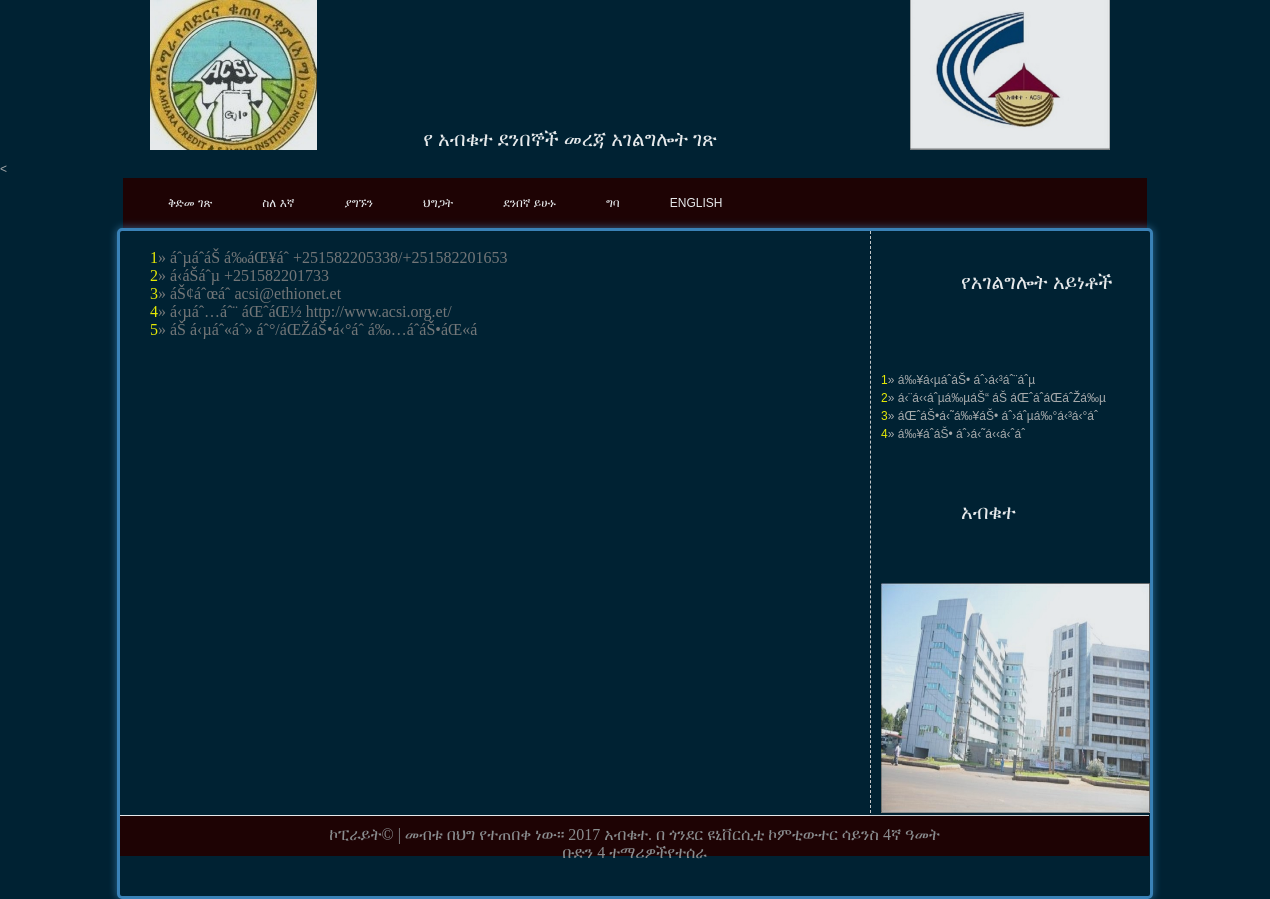
Page /contactam.php on the committed database.
### tables this page shows
CREATE TABLE IF NOT EXISTS `serv` (
  `info_id` int(11) NOT NULL AUTO_INCREMENT,
  `service` varchar(22) NOT NULL,
  `description` varchar(22) NOT NULL,
  `status` varchar(4) NOT NULL,
  PRIMARY KEY (`info_id`)
);

CREATE TABLE IF NOT EXISTS `contact_us` (
  `id` int(11) NOT NULL AUTO_INCREMENT,
  `icon` varchar(200) NOT NULL,
  `address` varchar(22) NOT NULL,
  `descrption` varchar(55) NOT NULL,
  `status` varchar(3) NOT NULL,
  PRIMARY KEY (`id`)
);

### contactam.php (the view, shortened to what this page needs)
<?php
include("headerindexam.php");
?>
   <div id="ACSI_menubar">
      < <?php
include("TopNavIndexAm.php");
?>
   <?php
include("leftsideam.php");
?>
      <div id="content" class="float_l"> <br/>
<?php
include("font.php");
?>
	 <?php
						$sel=mysql_query("select * from contact_us where  status = 'off'");
							$gets=mysql_fetch_array($sel);
							$num=1;
							echo '<font color=yellow > '.$num. '</font ></center>&raquo;
							' .$gets['address'].' '.$gets['descrption'].'<br/>';
							$num=2;
							while($gets=mysql_fetch_array($sel)){
							echo '<font color=yellow> '.$num. '</font>&raquo;
							' .$gets['address'].' '.$gets['descrption'].'<br/>';
							$num++;
							}
							?>
      </div>
     <?php
include("footerIndexam.php");
?>

### leftsideAm.php (shortened to what this page needs)
<div id="ACSI_main">
      <div id="sidebar" class="float_r">
        <div class="sidebar_box"><span class="bottom"></span>
          <h3> የአገልግሎት አይነቶች</h3>
          <div class="content"> <br/>
            <?php
						$sel=mysql_query("select * from serv where  status = 'off'");
							$gets=mysql_fetch_array($sel);
							$num=1;
							echo '<font color=yellow> '.$num. '</font>&raquo;  ' .$gets['service'].' '.$gets['description'].'<br/>';
							$num=2;
							while($gets=mysql_fetch_array($sel)){
							echo '<font color=yellow> '.$num. '</font>&raquo;  ' .$gets['service'].' '.$gets['description'].'<br/>';
							$num++;
							}
							?>
            <br/>
          </div>
          <h3>አብቁተ</h3><div class="content">
            <img src="images/aaaa.jpg" height="230" width='269'/>
          </div>
        </div>
      </div>

### Acsi.css (style rules this page uses)
body { margin: 0px; padding: 0px; color: #b9b9b9; font-family: verdana, arial, sans-serif; font-size: 12px; line-height: 1.5em; display:block; opacity : 0.90; -moz-opacity : 0.90; filter:alpha(opacity=90); z-index : 9998; background: #002233 url(../images/background.jg) repeat-x; background-repeat: repeat; }
h1, h2, h3, h4, h5, h6 { color: WHITE; font-weight: normal; }
h3 { font-size: 20px; margin: 0 0 20px; padding: 0; }
.float_l { float: left }
.float_r { float: right }
#ACSI_menubar { clear: both; width: 100%; height: 60px; background: url(images/ACSI_menu_wrapper.png) repeat-x; }
#ACSI_main { border:3px solid grey; clear: both; position: relative; width: 970px; padding: 0 30px 40px; margin: 0 auto; background: #220000url(images/ACSI_content_top.png) top no-repeat; -webkit-font-smoothing: antialiased; -webkit-text-size-adjust: 100%; border-color: rgba(82, 168, 236, 0.8); outline: 0; outline: thin dotted \9; border-radius:5px; -webkit-box-shadow: inset 0 1px 1px rgba(0, 0, 0, 0.075), 0 0 8px rgba(82, 168, 236, 0.6); -moz-box-shadow: inset 0 1px 1px rgba(0, 0, 0, 0.075), 0 0 8px rgba(82, 168, 236, 0.6); box-shadow: inset 0 1px 1px rgba(0, 0, 0, 0.075), 0 0 8px rgba(82, 168, 236, 0.6); }
#content { width: 690px; font-size: 100%; font: inherit; vertical-align: baseline; }
#sidebar { background: #220000url(images/ACSI_content_top.png) top no-repeat; padding-right:10px; width: 270px; margin-right:-30px; transition:all .218s; -moz-box-shadow:0 1px 1px rgba(0,0,0,.1);-moz-transition:all 0;-o-transition:all 0;-webkit-box-shadow:0 1px 1px rgba(0,0,0,.1);-webkit-transition:all 0; }
.sidebar_box { clear: both; }
.sidebar_box h3 { width: 190px; height: 38px; margin: 0; padding: 42px 0 0 90px; color: #fff; }
.sidebar_box { position: relative; margin-bottom:2px; border-left: 1px dashed #dbdbdb }
.sidebar_box h3 { width: 190px; height: 70px; margin: 0; padding: 42px 0 0 90px; color: #fff; background: url(images/hospital_site_header.png) no-repeat left top;; }
#sidebar .sidebar_box .content { padding: 10px 10px 0; background:none; }

### rows in the picture
serv: service "á‰¥á‹µáˆ­áŠ•", description "áˆ›á‹³áˆ¨áˆµ"
serv: service "á‹¨á‹‹áˆµá‰µáŠ“", description "áŠ áŒˆáˆáŒáˆŽá‰µ"
serv: service "áŒˆáŠ•á‹˜á‰¥áŠ•", description "áˆ›áˆµá‰°á‹³á‹°áˆ­"
serv: service "á‰¥áˆ­áŠ•", description "áˆ›á‹˜á‹‹á‹ˆáˆ­"
contact_us: address "áˆµáˆáŠ­ á‰áŒ¥áˆ­", descrption "+251582205338/+251582201653"
contact_us: address "á‹áŠ­áˆµ", descrption "+251582201733"
contact_us: address "áŠ¢áˆœáˆ", descrption "acsi@ethionet.et"
contact_us: address "á‹µáˆ…áˆ¨ áŒˆáŒ½", descrption "http://www.acsi.org.et/"
contact_us: address "áŠ á‹µáˆ«áˆ»", descrption "áˆ°/áŒŽáŠ•á‹°áˆ­ á‰…áˆ­áŠ•áŒ«á"

### other values in the picture
$num "1"
